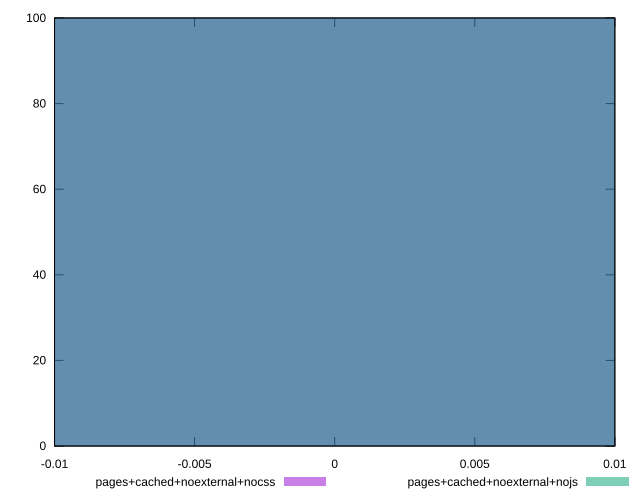

This chart was generated by the following gnuplot code:
reset

$pagesCachedNoexternalNocss <<EOF
0 100
EOF

$pagesCachedNoexternalNojs <<EOF
0 100
EOF

set key outside below
set boxwidth 0.1
set xrange [-0.01:0.01]
set yrange [0:100]
set trange [0:100]
set style fill transparent solid 0.5 noborder
set terminal svg size 640, 500 enhanced background rgb 'white'
set output "report_00008_2021-01-22T20:58:29.167/legacy-javascript/comparison/histogram/9_vs_10.svg"

plot $pagesCachedNoexternalNocss title "pages+cached+noexternal+nocss" with boxes, \
     $pagesCachedNoexternalNojs title "pages+cached+noexternal+nojs" with boxes

reset
